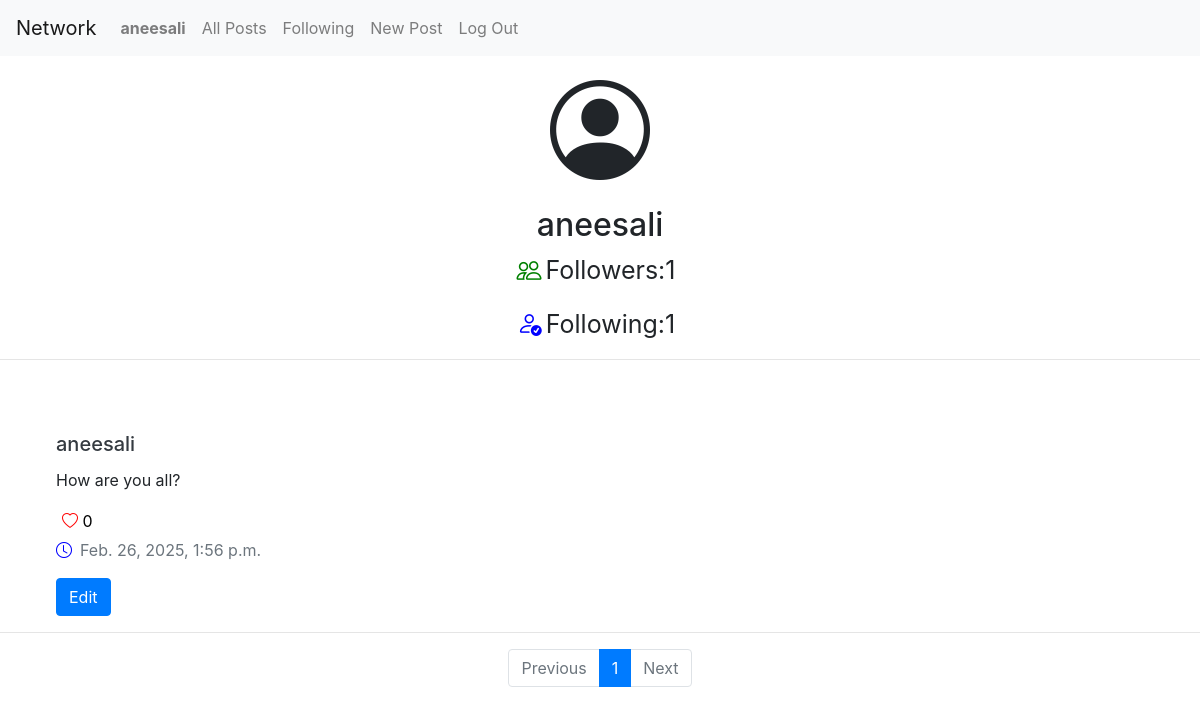
The page /profile/3 (signed in) on the database its author committed.
### network/models.py (models this page shows)
class User(AbstractUser):
    pass

class Posts(models.Model):
    user=models.ForeignKey(User,on_delete=models.CASCADE,related_name="posts")
    content=models.TextField(max_length=350)
    likes=models.ManyToManyField(User,related_name="liked_posts",null=True)
    timestamp=models.DateTimeField(auto_now_add=True)
    @property
    def likes_count(self):
        return self.likes.count()

### network/views.py (the view)
# urls.py: path("profile/<int:user_id>", views.profile, name="profile"),
@login_required
def profile(request, user_id):
    try:
        profile_user = User.objects.get(pk=user_id)
    except User.DoesNotExist:
        raise Http404("User does not exist")
    followers = Follow.objects.filter(following=profile_user).count()
    following = Follow.objects.filter(follower=profile_user).count()
    posts = Posts.objects.filter(user=profile_user).order_by('-timestamp')
    paginator=Paginator(posts,10)
    page_num=request.GET.get('page')
    page_obj=paginator.get_page(page_num)
    button = None
    if request.user != profile_user:
        if not Follow.objects.filter(follower=request.user, following=profile_user).exists():
            button = "Follow"
        else:
            button = "UnFollow"
    return render(request, "network/profile.html", {
        "profile_user": profile_user,
        "followers": followers,
        "following": following,
        "posts": page_obj,
        "button": button
    })

### network/templates/network/profile.html (shortened to what this page needs)
{% extends "network/layout.html" %}
{% block body %}
    <div class="text-center mt-6 mb-2">
        <i class="bi bi-person-circle" style="font-size:100px"></i>
        <h2>{{profile_user.username}}</h2>
        <p style="font-size:25px" class="mr-2"><i class="bi bi-people mr-1" style="color:green"></i>Followers:{{followers}}</p>
        <p style="font-size:25px" class="mr-2"><i class="bi bi-person-check mr-1" style="color:blue"></i>Following:{{following}}</p>
    </div>
    <hr>
    {% if posts %}
    <ul class="list-unstyled mt-5">
    {% for post in posts %}
  <br>
<div class="ml-5">
    <li class="ml-2">
            <h5 class="card-title" type="submit"><a href="{% url 'profile' user_id=post.user.id %}" class="text-decoration-none text-dark">{{ post.user }}</a></h5>
            <p class="card-text" id="content-{{post.id}}">{{ post.content }}</p>
            <button class="like-btn ms-1 mb-1" data-post-id="{{post.id}}" style="border:none;background:transparent">
              <i class="bi bi-heart {% if request.user in post.likes.all%}-fill{% endif %}" style="color:red"></i>
              <span id="like-count-{{post.id}}">{{post.likes_count}}</span>
            </button>
            <p class="card-text text-muted"><i class="bi bi-clock mr-2" style="color:blue"></i>{{ post.timestamp }}</p>
            {% if post.user == request.user %}
            <button class="edit-btn btn btn-primary"  data-post-id="{{post.id}}">Edit</button>
            {% endif %}
    </li></div><hr>
    {% endfor %}
    </ul>
    {% endif %}
    <nav >
      <ul class="pagination justify-content-center">
          {% if posts.has_previous %}
          <li class="page-item">
              <a class="page-link" href="?page={{posts.previous_page_number}}">Previous</a>
          </li>
          {% else %}
          <li class="page-item disabled">
              <a class="page-link" tabindex="-1">Previous</a>
          </li>
          {% endif %}
          <li class="page-item active">
              <a class="page-link" href="#">{{posts.number}}</a>
          </li>
          {% if posts.has_next %}
          <li class="page-item">
              <a class="page-link" href="?page={{posts.next_page_number}}">Next</a>
          </li>
          {% else %}
          <li class="page-item disabled">
              <a class="page-link" tabindex="-1">Next</a>
          </li>
          {% endif %}
      </ul>
  </nav>
{% endblock %}

### network/templates/network/layout.html (shortened to what this page needs)
{% load static %}
<!DOCTYPE html>
<html lang="en">
    <head>
        <link rel="stylesheet" href="https://stackpath.bootstrapcdn.com/bootstrap/4.4.1/css/bootstrap.min.css">
        <link rel="stylesheet" href="https://cdn.jsdelivr.net/npm/bootstrap-icons/font/bootstrap-icons.css">
        <link href="{% static 'network/styles.css' %}" rel="stylesheet">
    </head>
    <body>
        <nav class="navbar navbar-expand-lg navbar-light bg-light">
            <a class="navbar-brand" href="#">Network</a>
            <div>
              <ul class="navbar-nav mr-auto">
                {% if user.is_authenticated %}
                    <li class="nav-item">
                        <a class="nav-link" href="#"><strong>{{ user.username }}</strong></a>
                    </li>
                {% endif %}
                <li class="nav-item">
                  <a class="nav-link" href="{% url 'index' %}">All Posts</a>
                </li>
                {% if user.is_authenticated %}
                    <li class="nav-item">
                        <a class="nav-link" href="{% url 'following' %}">Following</a>
                    </li>
                    <li class="nav-item">
                        <a class="nav-link" href="{% url 'newpost' %}">New Post</a>
                    </li>
                    <li class="nav-item">
                        <a class="nav-link" href="{% url 'logout' %}">Log Out</a>
                    </li>
                {% endif %}
              </ul>
            </div>
          </nav>
        <div class="body">
            {% block body %}
            {% endblock %}
        </div>
    </body>
</html>

### rows shown on the page
User: username "aneesali"
Posts: user "aneesali", content "How are you all?", likes_count "0", timestamp "Feb. 26, 2025, 1:56 p.m."

### other values the page prints
{{ followers }} "1"
{{ following }} "1"
{{ posts.number }} "1"
